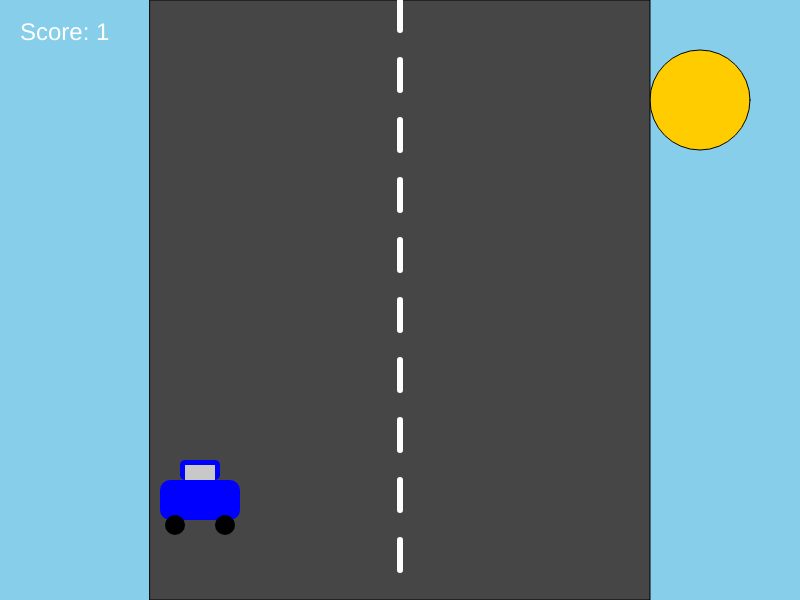
Frame 1 (no input)
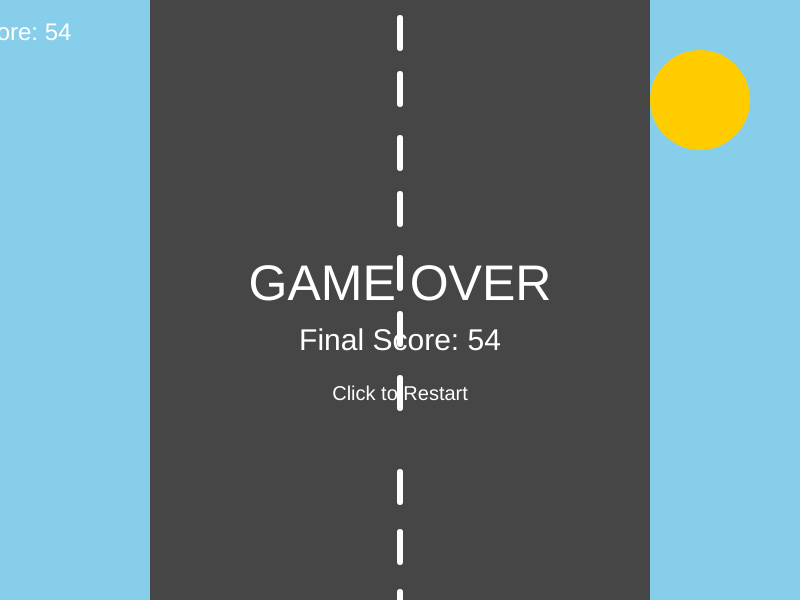
Frame 60 (no input)
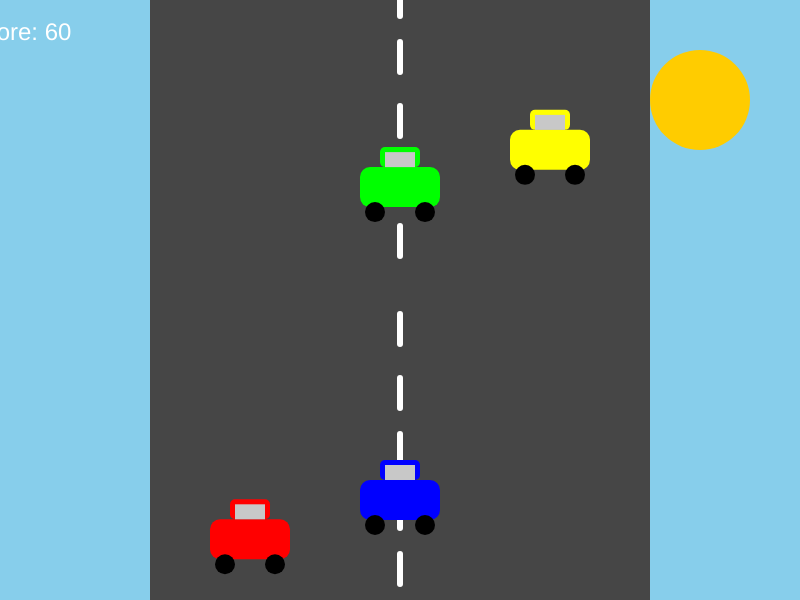
Frame 120 (the mouse pressed at the canvas centre since frame 60)

The p5.js sketch that drew these frames (run headless with seeded random() and noise() and a simulated clock; from frame 60 on, the mouse is pressed at the canvas centre):

// p5.js sketch
// ── sketch.js
/*
Name: Jai Gaston FP-JAIG
Title: Traffic Escape - Final Project

Instructions:
- Move your mouse left and right to control the blue car
- Avoid enemy cars
- Survive as long as possible
- Click to restart after crashing
*/

let player;
let enemies = [];

let gameOver = false;
let score = 0;

let roadLines = [];

function setup() {
  createCanvas(800, 600);

  // player car
  player = new Car(width / 2, 500, 0, 0, 255);

  // enemy cars
  enemies.push(new EnemyCar(250, -100, 255, 0, 0));
  enemies.push(new EnemyCar(400, -300, 0, 255, 0));
  enemies.push(new EnemyCar(550, -500, 255, 255, 0));
  enemies.push(new EnemyCar(320, -700, 255, 100, 0));

  // road line positions
  for (let y = 0; y < height; y += 60) {
    roadLines.push(y);
  }
}

function draw() {

  // SKY
  background(135, 206, 235);

  // SUN
  fill(255, 204, 0);
  circle(700, 100, 100);

  // ROAD
  fill(70);
  rect(150, 0, 500, height);

  // MOVING ROAD LINES
  stroke(255);
  strokeWeight(6);

  for (let i = 0; i < roadLines.length; i++) {

    line(width / 2, roadLines[i], width / 2, roadLines[i] + 30);

    roadLines[i] += 8;

    // restart line at top
    if (roadLines[i] > height) {
      roadLines[i] = -30;
    }
  }

  noStroke();

  // SCORE
  if (!gameOver) {
    score++;
  }

  fill(255);
  textSize(24);
  text("Score: " + score, 20, 40);

  // GAME RUNNING
  if (!gameOver) {

    // player
    player.move();
    player.display();

    // enemy cars
    for (let i = 0; i < enemies.length; i++) {

      enemies[i].move();
      enemies[i].display();

      // collision detection
      if (dist(player.x, player.y, enemies[i].x, enemies[i].y) < 60) {
        gameOver = true;
      }
    }

  } else {

    // GAME OVER SCREEN
    fill(255);
    textAlign(CENTER);

    textSize(50);
    text("GAME OVER", width / 2, height / 2);

    textSize(30);
    text("Final Score: " + score, width / 2, height / 2 + 50);

    textSize(20);
    text("Click to Restart", width / 2, height / 2 + 100);
  }
}

// PLAYER CAR CLASS
class Car {

  constructor(x, y, r, g, b) {

    this.x = x;
    this.y = y;

    this.r = r;
    this.g = g;
    this.b = b;
  }

  move() {

    // follow mouse
    this.x = mouseX;

    // keep on road
    if (this.x < 200) {
      this.x = 200;
    }

    if (this.x > 600) {
      this.x = 600;
    }
  }

  display() {

    push();
    translate(this.x, this.y);

    // car body
    fill(this.r, this.g, this.b);
    rect(-40, -20, 80, 40, 10);

    // car top
    rect(-20, -40, 40, 20, 5);

    // windows
    fill(200);
    rect(-15, -35, 30, 15);

    // wheels
    fill(0);
    circle(-25, 25, 20);
    circle(25, 25, 20);

    pop();
  }
}

// ENEMY CAR CLASS
class EnemyCar {

  constructor(x, y, r, g, b) {

    this.x = x;
    this.y = y;

    this.r = r;
    this.g = g;
    this.b = b;

    this.speed = random(7, 12);
  }

  move() {

    // move downward
    this.y += this.speed;

    // slowly increase difficulty
    this.speed += 0.001;

    // reset enemy
    if (this.y > height + 60) {

      this.y = -100;

      // random lane positions
      let lanes = [250, 400, 550];
      let randomLane = int(random(lanes.length));

      this.x = lanes[randomLane];
    }
  }

  display() {

    push();
    translate(this.x, this.y);

    // body
    fill(this.r, this.g, this.b);
    rect(-40, -20, 80, 40, 10);

    // top
    rect(-20, -40, 40, 20, 5);

    // windows
    fill(200);
    rect(-15, -35, 30, 15);

    // wheels
    fill(0);
    circle(-25, 25, 20);
    circle(25, 25, 20);

    pop();
  }
}

// RESTART FUNCTION
function restartGame() {

  gameOver = false;

  score = 0;

  // reset enemies
  enemies[0].y = -100;
  enemies[1].y = -300;
  enemies[2].y = -500;
  enemies[3].y = -700;
}

// CLICK TO RESTART
function mousePressed() {

  if (gameOver) {
    restartGame();
  }
}
